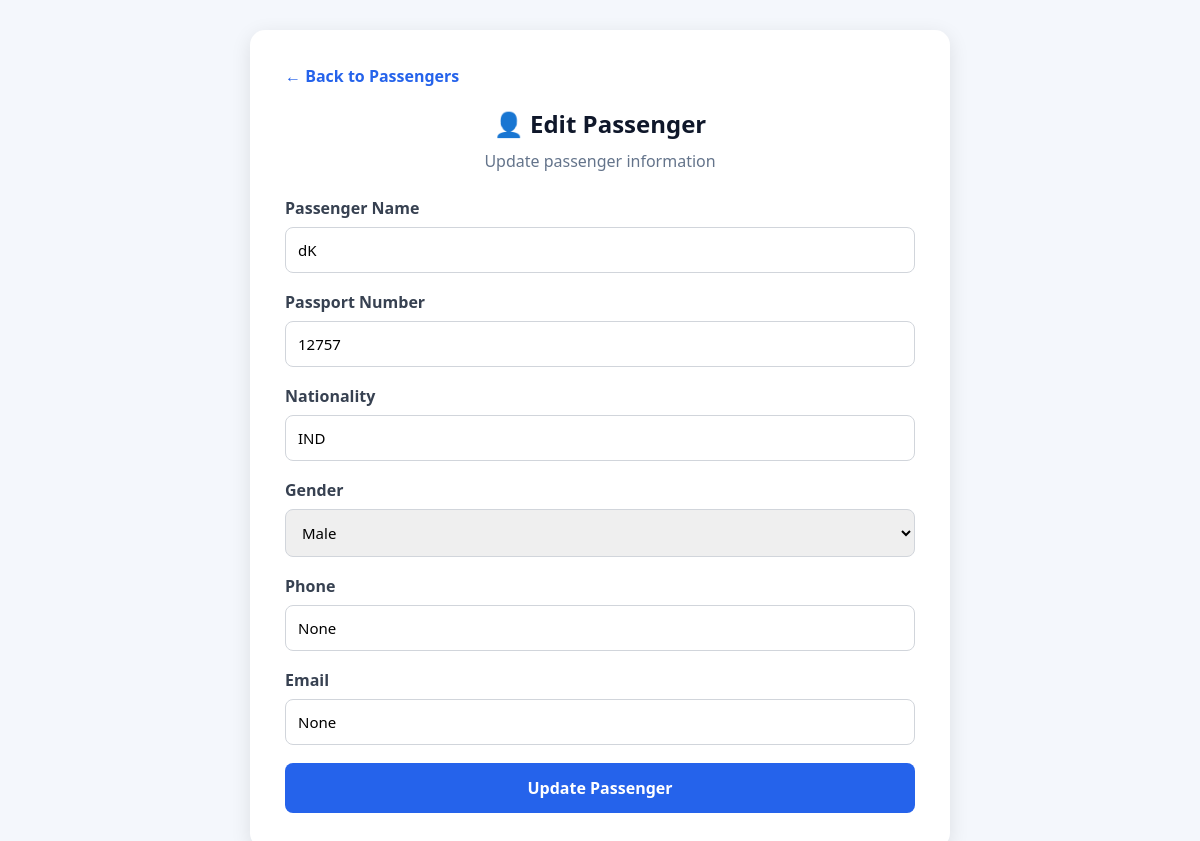
Page /edit-passenger/2 on the committed database.
### tables this page shows
CREATE TABLE passengers(
    id INTEGER PRIMARY KEY AUTOINCREMENT,
    name TEXT NOT NULL,
    passport_no TEXT UNIQUE NOT NULL,
    nationality TEXT,
    gender TEXT,
    phone TEXT,
    email TEXT
);

### routes/passenger_routes.py (the view)
@passenger_bp.route('/edit-passenger/<int:id>')
def edit_passenger(id):
    conn = get_connection()
    cur = conn.cursor()
    cur.execute(
        "SELECT * FROM passengers WHERE id=?",
        (id,)
    )
    passenger = cur.fetchone()
    conn.close()
    return render_template(
        'passengers/edit_passenger.html',
        passenger=passenger
    )

### utils/db.py (called while the page is built)
def get_connection():
    conn = sqlite3.connect("airline_security.db")
    conn.row_factory = sqlite3.Row
    return conn

### templates/passengers/edit_passenger.html (shortened to what this page needs)
<!DOCTYPE html>
<html lang="en">
<head>
    <link rel="stylesheet"
          href="{{ url_for('static', filename='css/passengers.css') }}">
</head>
<body>
<div class="form-container">
    <a href="/passengers" class="back-btn">
        ← Back to Passengers
    </a>
    <h2>👤 Edit Passenger</h2>
    <p class="subtitle">
        Update passenger information
    </p>
    <form action="/update-passenger/{{ passenger['id'] }}"
          method="POST">
        <div class="form-group">
            <label for="name">Passenger Name</label>
            <input
                type="text"
                id="name"
                name="name"
                value="{{ passenger['name'] }}"
                required>
        </div>
        <div class="form-group">
            <label for="passport_no">Passport Number</label>
            <input
                type="text"
                id="passport_no"
                name="passport_no"
                value="{{ passenger['passport_no'] }}"
                required>
        </div>
        <div class="form-group">
            <label for="nationality">Nationality</label>
            <input
                type="text"
                id="nationality"
                name="nationality"
                value="{{ passenger['nationality'] }}">
        </div>
        <div class="form-group">
            <label for="gender">Gender</label>
            <select id="gender" name="gender">
                <option value="Male"
                {% if passenger['gender']=='Male' %}selected{% endif %}>
                    Male
                </option>
            </select>
        </div>
        <div class="form-group">
            <label for="phone">Phone</label>
            <input
                type="text"
                id="phone"
                name="phone"
                value="{{ passenger['phone'] }}">
        </div>
        <div class="form-group">
            <label for="email">Email</label>
            <input
                type="email"
                id="email"
                name="email"
                value="{{ passenger['email'] }}">
        </div>
        <button type="submit" class="submit-btn">
            Update Passenger
        </button>
    </form>
</div>
</body>
</html>

### static/css/passengers.css (style rules this page uses)
* { margin:0; padding:0; box-sizing:border-box; font-family:'Segoe UI',sans-serif; }
body { background:#f4f7fc; padding:30px; }
.form-container { background:white; padding:30px; border-radius:15px; box-shadow:0 4px 15px rgba(0,0,0,0.08); max-width:600px; }
.form-group { margin-bottom:20px; }
.form-group label { display:block; margin-bottom:8px; color:#374151; font-weight:600; }
.form-group input, .form-group select { width:100%; padding:12px; border:1px solid #d1d5db; border-radius:8px; outline:none; }
.submit-btn { width:100%; padding:14px; background:#2563eb; color:white; border:none; border-radius:8px; cursor:pointer; font-size:16px; }
body { background:#f4f7fc; min-height:100vh; display:flex; justify-content:center; align-items:center; padding:30px; }
.form-container { width:100%; max-width:700px; background:white; padding:35px; border-radius:15px; box-shadow:0 5px 20px rgba(0,0,0,0.1); }
.form-container h2 { text-align:center; margin-bottom:10px; color:#0f172a; }
.subtitle { text-align:center; color:#64748b; margin-bottom:25px; }
.form-group { margin-bottom:18px; }
.form-group label { display:block; margin-bottom:8px; font-weight:600; color:#374151; }
.form-group input, .form-group select { width:100%; padding:12px; border:1px solid #d1d5db; border-radius:8px; font-size:15px; }
.submit-btn { width:100%; padding:14px; background:#2563eb; color:white; border:none; border-radius:8px; cursor:pointer; font-size:16px; font-weight:600; transition:0.3s; }
.back-btn { display:inline-block; margin-bottom:20px; text-decoration:none; color:#2563eb; font-weight:600; }

### rows in the picture
passengers: name "dK", passport_no "12757", nationality "IND"
